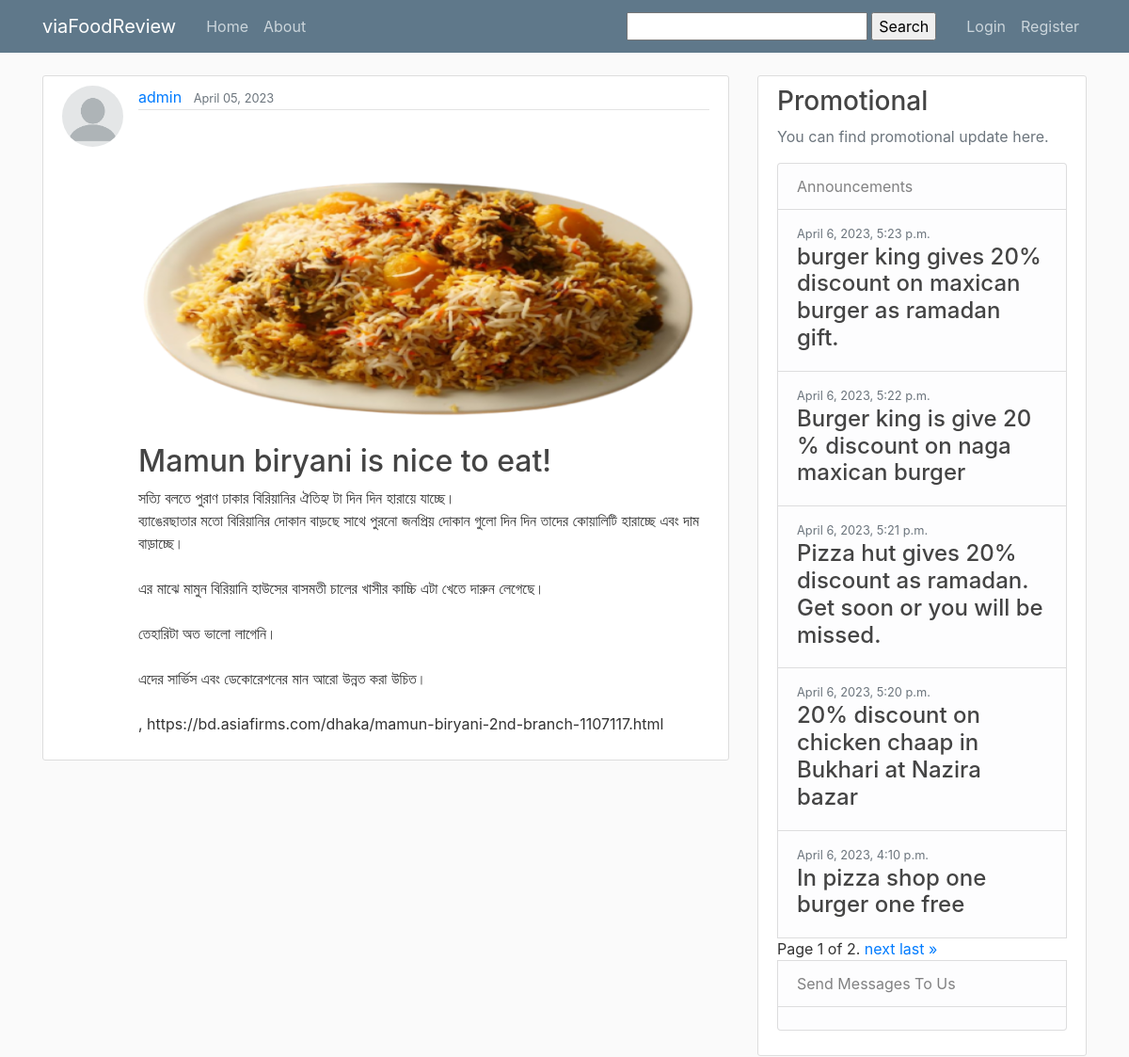
The page /post/34/ on the database its author committed.
### blog/models.py (models this page shows, shortened)
class Post(models.Model):
    title = models.CharField(max_length=100)
    content = models.TextField()
    post_images = models.ImageField(default='pizza.jpg',upload_to = 'post_images')
    date_posted = models.DateTimeField(default=timezone.now)
    author = models.ForeignKey(User,on_delete=models.CASCADE)

### users/models.py (models this page shows, shortened)
class Profile(models.Model):
    user = models.OneToOneField(User, on_delete=models.CASCADE)
    image = models.ImageField(default='default.jpg',upload_to='profile_pics')

### announcement/models.py (models this page shows, shortened)
class Announcement(models.Model):
    post_announce = models.TextField()
    date_posted = models.DateTimeField(default=timezone.now)
    author = models.ForeignKey(User,on_delete=models.CASCADE)
    class Meta:
        ordering = ['-date_posted']

### blog/views.py (the view)
# urls.py: path('post/<int:pk>/', PostDetailView.as_view(),name='post-detail'),
class PostDetailView(DetailView):
    model = Post

### announcement/context_processors.py (called while the page is built)
def message_processor(request):
    announcement = Announcement.objects.all()
    paginator = Paginator(announcement, 5)
    page_number = request.GET.get('page')
    page_obj = paginator.get_page(page_number)
    return {
        'announcement' : page_obj
    }

### usermessage/context_processors.py (called while the page is built)
def message_processor(request):
    if request.method == 'POST':
        message.success(request,f'Your message has sent. We will verify it.Thanks')
    return {
    }

### blog/templates/blog/post_detail.html (shortened to what this page needs)
{% extends "blog/base.html" %}
{% block content%}
<article class="media content-section ">
    <img class="rounded-circle article-img" src="{{ object.author.profile.image.url}}">
    <div class="media-body">
        <div class="article-metadata">
            <a class="mr-2" href="{% url 'user-posts' object.author.username %}">{{ object.author }}</a>
            <small class="text-muted">{{ object.date_posted|date:'F d, Y' }}</small>
        </div>
        <div style="height: 50%; width: 100%; float: none;">
            <div>
                <img height="350px" width="600px" src="{{object.post_images.url}}">
                <h2 class="article-title" >{{ object.title }}</h2>
                <p class="article-content">{{ object.content }}</p>
            </div>
        </div>
    </div>
</article>
{% endblock content %}

### blog/templates/blog/base.html (shortened to what this page needs)
{% load static %}
<!DOCTYPE html>
<html lang="en">
<head>
    <link rel="stylesheet" href="https://cdn.jsdelivr.net/npm/bootstrap@4.0.0/dist/css/bootstrap.min.css">
    <link rel="stylesheet" type="text/css" href="{% static 'blog/main.css'%}">
</head>
<body >
    <header class="site-header">
        <nav class="navbar navbar-expand-md navbar-dark bg-steel fixed-top">
          <div class="container">
            <a class="navbar-brand mr-4" href="{% url 'blog-home' %}">viaFoodReview</a>
            <div class="collapse navbar-collapse" id="navbarToggle">
              <div class="navbar-nav mr-auto">
                <a class="nav-item nav-link" href="{% url 'blog-home' %}">Home</a>
                <a class="nav-item nav-link" href="{% url 'blog-about' %}">About</a>
              </div>
              <div>
                <form method='GET' class="mr-4" >
                  <input type='text' name='q' value='{{ request.GET.q }}'>
                  <input class="button" type='submit' value="Search">
                </form>
              </div>
              <div class="navbar-nav">
                {% if user.is_authenticated %}
                    <a class="nav-item nav-link" href="{% url 'post-create' %}">Create</a>
                    <a class="nav-item nav-link" href="{% url 'profile' %}">Profile</a>
                    <a class="nav-item nav-link" href="{% url 'logout' %}">Logout</a>
                {% else %}
                    <a class="nav-item nav-link" href="{% url 'login' %}">Login</a>
                    <a class="nav-item nav-link" href="{% url 'register' %}">Register</a>
                {% endif %}
              </div>
            </div>
          </div>
        </nav>
      </header>
      <main role="main" class="container">
        <div class="row">
          <div class="col-md-8">
            {%block content%} {% endblock content %}
          </div>
          {% if announcement%}
          <div class="col-md-4" style="display: inline-block;">
            <div class="content-section">
              <h3>Promotional</h3>
              <p class='text-muted'>You can find promotional update here.
                <ul class="list-group">
                  <li class="list-group-item list-group-item-light">Announcements</li>
                  {% for message in announcement %}
                  <li class="list-group-item list-group-item-light">
                    <div>
                      <small class="text-muted">{{ message.date_posted }}</small>
                    </div>
                    <h4 class="article-content">{{message.post_announce}}</h4>
                  </li>
                  {% endfor %}
                  <div class="pagination">
                    <span class="step-links">
                        <span class="current">
                            Page {{ announcement.number }} of {{ announcement.paginator.num_pages }}.
                        </span>
                        {% if announcement.has_next %}
                            <a href="?page={{ announcement.next_page_number }}">next</a>
                            <a href="?page={{ announcement.paginator.num_pages }}">last &raquo;</a>
                        {% endif %}
                    </span>
                </div>
                {%endif%}
                  <li class="list-group-item list-group-item-light">Send Messages To Us</li>
                  <li class="list-group-item list-group-item-light">
                  </li>
                </ul>
              </p>
            </div>
          </div>
        </div>
      </main>
</body>
</html>

### blog/static/blog/main.css (style rules this page uses)
body { background: #fafafa; color: #333333; margin-top: 5rem; }
h1, h2, h3, h4, h5, h6 { color: #444444; }
ul { margin: 0; }
.bg-steel { background-color: #5f788a; }
.site-header .navbar-nav .nav-link { color: #cbd5db; }
.content-section { background: #ffffff; padding: 10px 20px; border: 1px solid #dddddd; border-radius: 3px; margin-bottom: 20px; }
.article-title { color: #444444; }
.article-content { white-space: pre-line; }
.article-img { height: 65px; width: 65px; margin-right: 16px; }
.article-metadata { padding-bottom: 1px; margin-bottom: 4px; border-bottom: 1px solid #e3e3e3 }
.row { display: flex; }

### rows shown on the page
Post: author.profile.image (placeholder picture), author "admin", date_posted "April 05, 2023", post_images (picture), title "Mamun biryani is nice to eat!", content "সত্যি বলতে পুরাণ ঢাকার বিরিয়ানির ঐতিহ্য টা দিন দিন হারায়ে যাচ্ছে। ব্যাঙেরছাতার মতো বিরিয়ানির দোকান বাড়ছে সাথে পুরনো জনপ্রিয় দোকান গুলো দিন দিন তাদের কোয়ালিটি হারাচ্ছে এবং দাম বাড়াচ্ছে। এর মাঝে মামুন বিরিয়ানি হাউসের বাসমতী চালের খাসীর কাচ্চি এটা খেতে দারুন লেগেছে। তেহারিটা অত ভালো লাগেনি। এদের সার্ভিস এবং ডেকোরেশনের মান আরো উন্নত করা উচিত। , https://bd.asiafirms.com/dhaka/mamun-biryani-2nd-branch-1107117.html"
Announcement: date_posted "April 6, 2023, 5:23 p.m.", post_announce "burger king gives 20% discount on maxican burger as ramadan gift."
Announcement: date_posted "April 6, 2023, 5:22 p.m.", post_announce "Burger king is give 20 % discount on naga maxican burger"
Announcement: date_posted "April 6, 2023, 5:21 p.m.", post_announce "Pizza hut gives 20% discount as ramadan. Get soon or you will be missed."
Announcement: date_posted "April 6, 2023, 5:20 p.m.", post_announce "20% discount on chicken chaap in Bukhari at Nazira bazar"
Announcement: date_posted "April 6, 2023, 4:10 p.m.", post_announce "In pizza shop one burger one free"

### other values the page prints
{{ announcement.number }} "1"
{{ announcement.paginator.num_pages }} "2"
